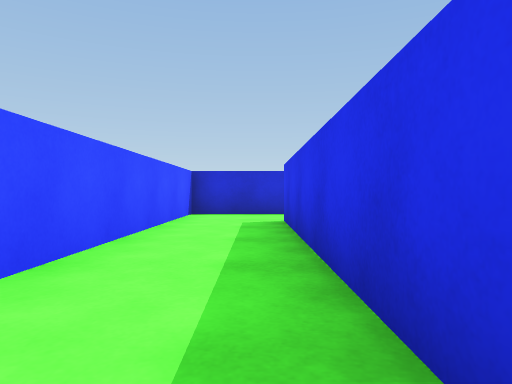
[1] (above)

19 first-person views from a walk through a 3-D level made in the Unity game engine. The camera is 0.51 m above the floor, looks level and sees 70° across. The floor is counted in squares, 1 m on a side. Each view is taken from the middle of a square. On the plan, view 1 faces up. The plan holds only what a view shows up to about 9 squares ahead; the rest is blank.

[2]
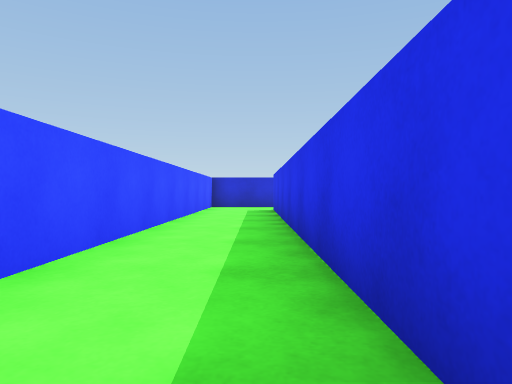

[3]
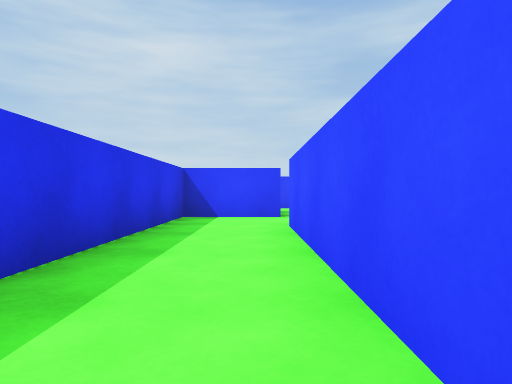

[4]
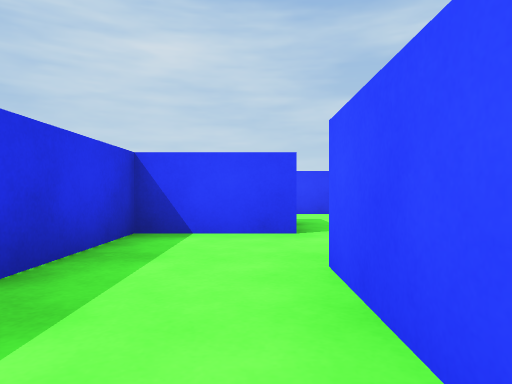

[5]
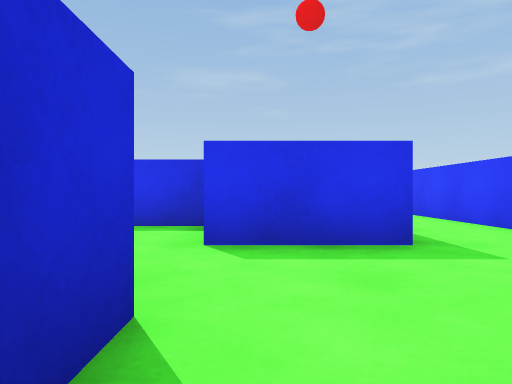

[6]
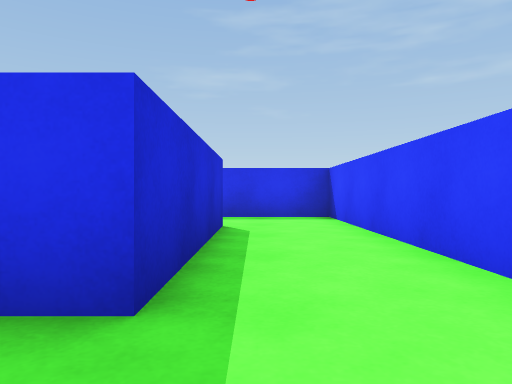

[7]
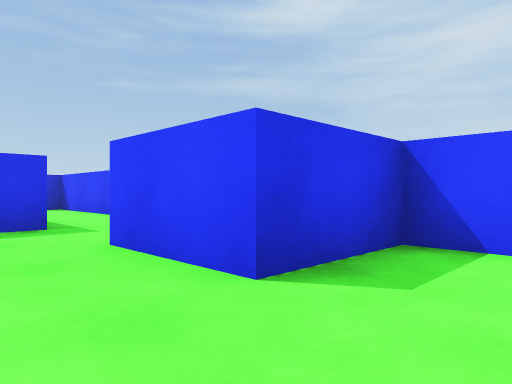

[8]
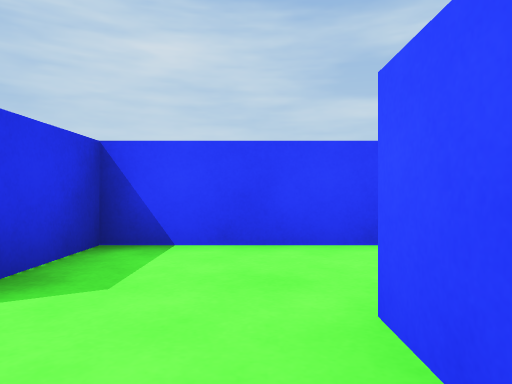

[9]
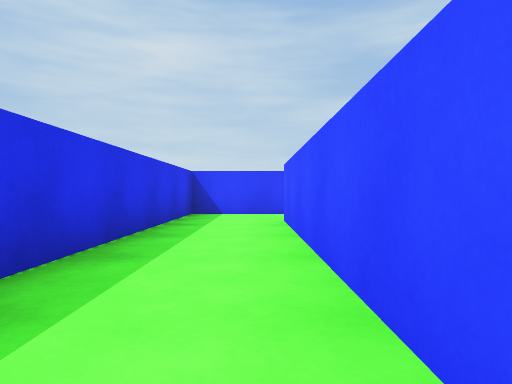

[10]
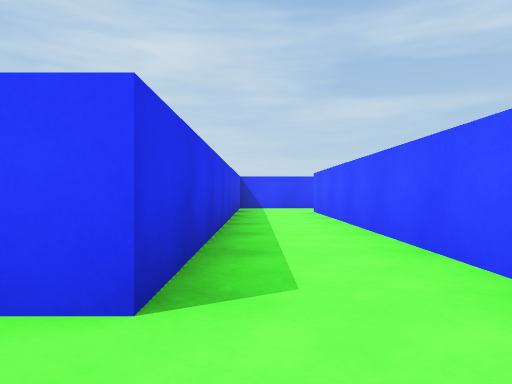

[11]
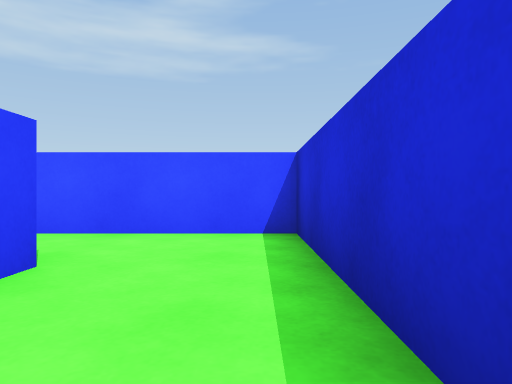

[12]
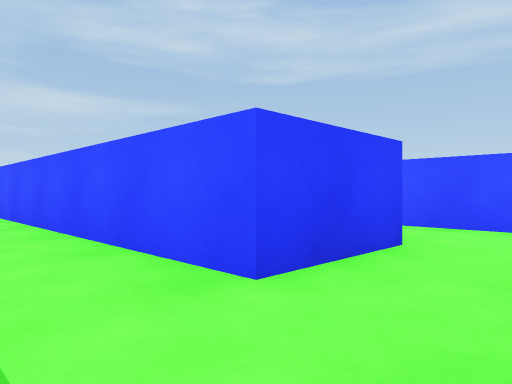

[13]
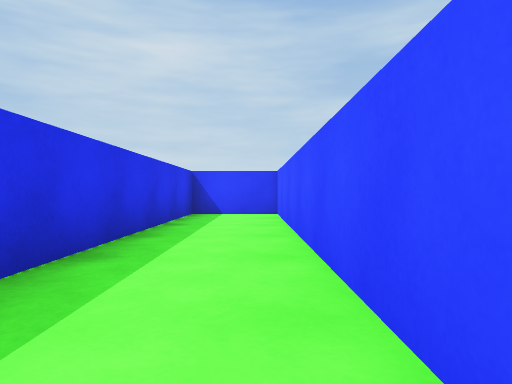

[14]
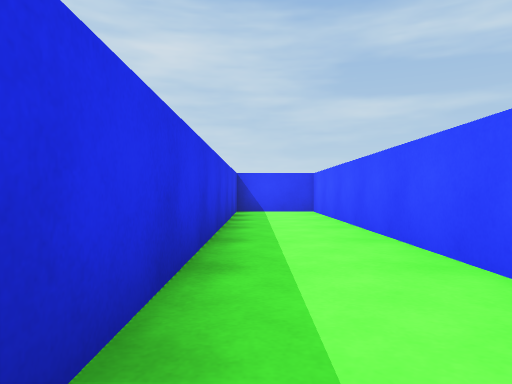

[15]
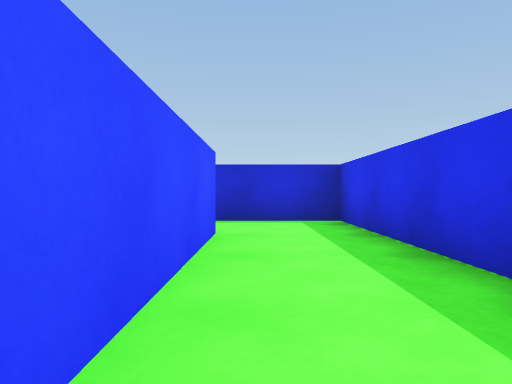

[16]
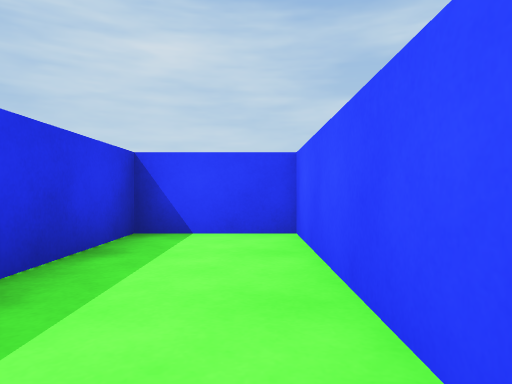

[17]
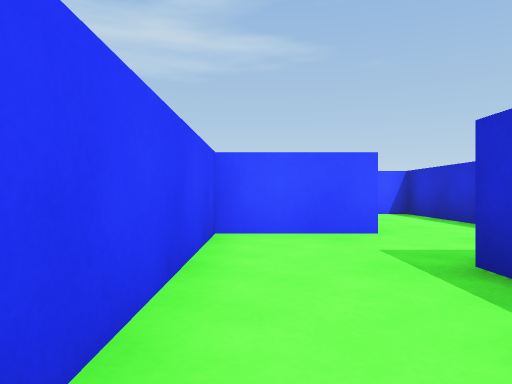

[18]
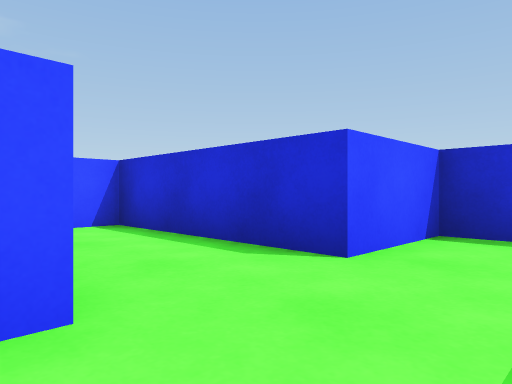

[19]
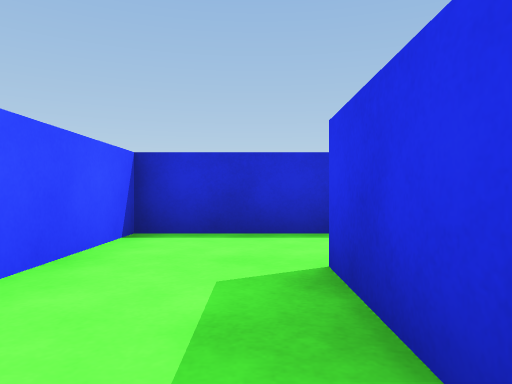

### Floor plan
Ten units are one square. View 1 is at (0, 0); x grows to the right and y downward. Boxes are objects, and circles mark ways between rooms. Rooms are numbered by the first view taken in them; rooms with no view inside come last. Other rooms are left out.
<svg viewBox="-90 -90 180 210">
<path fill="none" stroke="#000" d="M-28 55 -35 55 -35 75M-35 95 -35 115 45 115 45 15 65 15M65 -5 25 -5 25 95 -15 95 -15 75 5 75 5 -65M10 -85 -15 -85 -15 55M-35 75 -75 75 -75 95M-82 115 -55 115 -55 95 -35 95M65 15 65 115 85 115 85 -5 65 -5"/>
<circle cx="-45" cy="85" r="3" fill="#2a7"/>
<circle cx="55" cy="5" r="3" fill="#2a7"/>
<text x="0" y="30">1</text>
<text x="-60" y="90">2</text>
<text x="70" y="50">3</text>
</svg>
Room 1 opens to room 2. Room 1 opens to room 3.

Where each view was taken, in squares from view 1:
view 1: 0 up, 0 right, facing up
view 2: 4 down, 0 right, facing up
view 3: 0 up, 1 left, facing down
view 4: 3 down, 1 left, facing down
view 5: 8 down, 5 left, facing right
view 6: 10 down, 3 left, facing right
view 7: 8 down, 7 left, facing down-right
view 8: 8 down, 7 left, facing down
view 9: 3 down, 3 right, facing down
view 10: 0 up, 4 right, facing down
view 11: 0 up, 7 right, facing left
view 12: 0 up, 8 right, facing down-left
view 13: 3 down, 7 right, facing down
view 14: 2 down, 8 right, facing down
view 15: 6 down, 7 right, facing up
view 16: 7 down, 7 right, facing down
view 17: 11 down, 1 right, facing left
view 18: 10 down, 2 left, facing up-left
view 19: 4 up, 0 right, facing up
